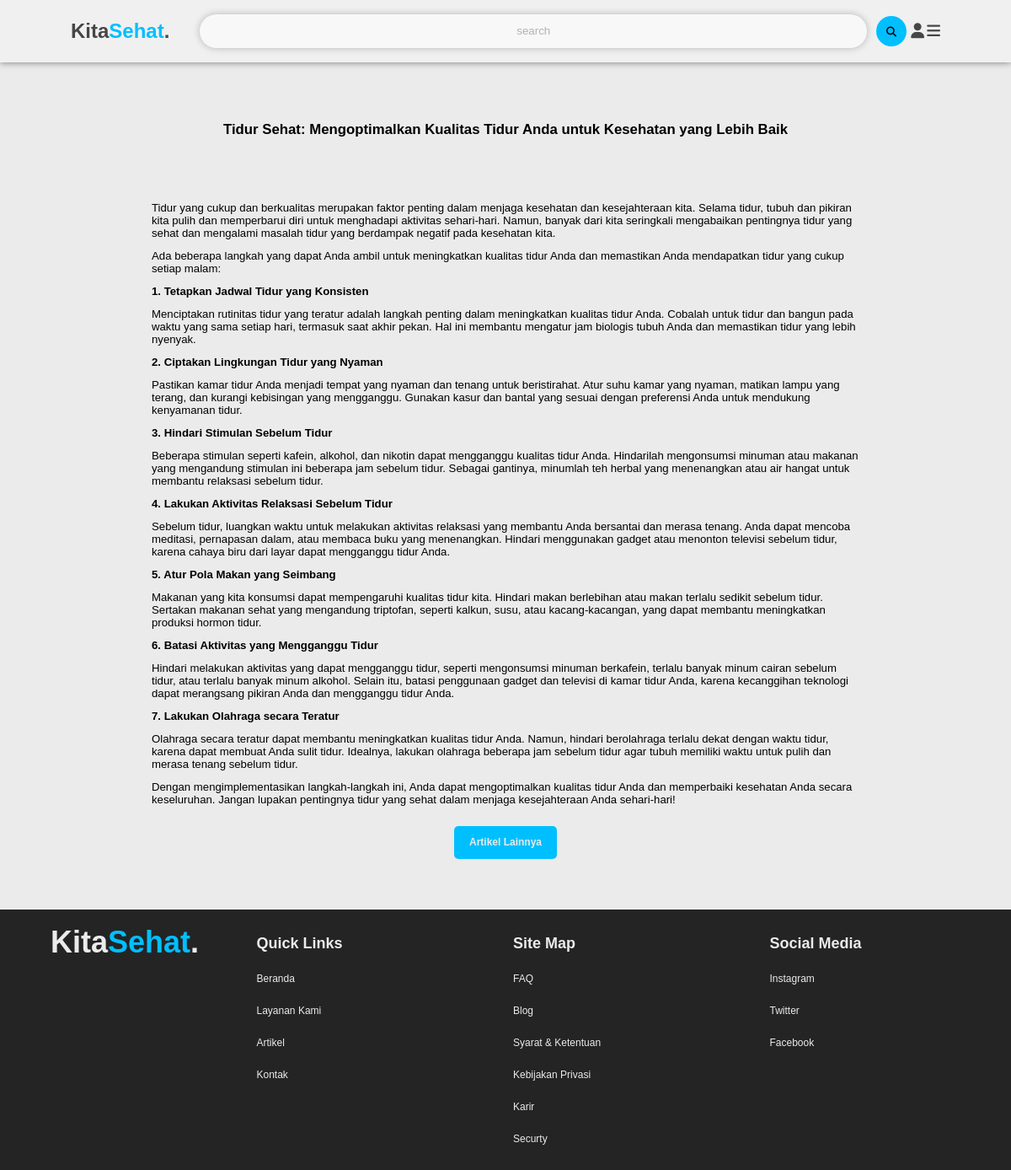
/artikel-detail.php?judul=Tidur Sehat: Mengoptimalkan Kualitas Tidur Anda untuk Kesehatan yang Lebih Baik, run on the app's committed database.
### tables this page shows
CREATE TABLE `artikel` (
  `id` int NOT NULL,
  `kategori_id` int NOT NULL,
  `judul` varchar(255) NOT NULL,
  `isi` text NOT NULL,
  `sinopsis` text NOT NULL,
  `gambar` varchar(100) NOT NULL
);

### artikel-detail.php (the view, shortened to what this page needs)
<?php
  require "inc/koneksi.php";
  $judul = htmlspecialchars($_GET['judul']);
  $queryArtikel = mysqli_query($conn, "SELECT * FROM artikel WHERE judul='$judul'");
  $artikel = mysqli_fetch_array($queryArtikel);
?>
<!DOCTYPE html>
<html lang="en">
<head>
  <link rel="stylesheet" href="https://cdnjs.cloudflare.com/ajax/libs/font-awesome/6.2.0/css/all.min.css"
 />
  <link rel="stylesheet" href="css/style.css">
  <link rel="stylesheet" href="css/artikel.css">
</head>
<body>
  <div class="navbar">
    <a href="index.php" class="navbar-logo">
      Kita<span>Sehat</span>.
    </a>
    <div class="search-box">
      <form action="artikel.php" method="get">
        <input type="text" name="search" id="srch" placeholder="search">
        <button type="submit"><i class="fa-solid fa-search"></i></button>
      </form>
    </div>
    <div class="hamburger">
    <a href="userpanel/userpanel.php"style="color: #464646"><i class="fa-solid fa-user fa-xl" ></i></a>
    </div>
  </div>
    <section id="detail" class="detail-artikel">
        <h3 style="margin-top: 2rem;"><?php echo $artikel['judul']; ?></h3>
    </section>
    <div class="main">
      <p><?php echo $artikel['isi']; ?></p>
    </div>
    <div class="selebihnya">
        <a href="artikel.php">Artikel Lainnya</a>
    </div>
  <section class="footer">
    <div class="box-container">
      <div class="box">
        <a href="#" class="navbar-logo">
          Kita<span>Sehat</span>.
        </a>
      </div>
      <div class="box">
        <h3>Quick Links</h3>
        <a href="#" class="link-footer">Beranda</a>
        <a href="#" class="link-footer">Layanan Kami</a>
        <a href="#" class="link-footer">Artikel</a>
        <a href="#" class="link-footer">Kontak</a>
      </div>
      <div class="box">
        <h3>Site Map</h3>
        <a href="#" class="link-footer">FAQ</a>
        <a href="#" class="link-footer">Blog</a>
        <a href="#" class="link-footer">Syarat & Ketentuan</a>
        <a href="#" class="link-footer">Kebijakan Privasi</a>
        <a href="#" class="link-footer">Karir</a>
        <a href="#" class="link-footer">Securty</a>
      </div>
      <div class="box">
        <h3>Social Media</h3>
        <a href="https://instagram.com/mmarsa245?igshid=MzNlNGNkZWQ4Mg==" class="link-footer">Instagram</a>
        <a href="#" class="link-footer">Twitter</a>
        <a href="#" class="link-footer">Facebook</a>
      </div>
    </div>
  </section>
</body>
</html>

### css/style.css (style rules this page uses)
:root { --primary: #00BFFF; --bg: #ebebeb; --sec: #464646; }
* { margin: 0; padding: 0; box-sizing: border-box; outline: none; border: none; text-decoration: none; }
html { scroll-behavior: smooth; }
body { font-family: 'Poppins', sans-serif; background-color: var(--bg); color: #fff; }
.navbar { display: flex; justify-content: space-between; align-items: center; padding: 1.4rem 7%; background-color: rgba(241, 241, 241, 0.9); box-shadow: 0 0 8px 0 rgba(0, 0, 0, 0.5); position: fixed; top: 0; left: 0; right: 0; z-index: 99; }
.navbar .navbar-logo { font-size: 2rem; font-weight: 700; color: var(--sec); }
.navbar .navbar-logo span { color: var(--primary); }
.footer { background-color: #242424; margin-top: 5rem; }
.footer .box-container { display: flex; flex-wrap: wrap; gap: 1.5rem; }
.footer .box-container .box { flex: 1 1 5rem; padding: 1.5rem 0; }
.footer .box-container .box h3 { color: var(--bg); font-size: 1.5rem; padding: 1rem 0; }
.footer .box-container .box .link-footer { display: block; color: var(--bg); font-size: 1rem; padding: 1rem 0; }
.footer .box-container .box .navbar-logo { padding-left: 5rem; font-size: 3rem; font-weight: 600; color: var(--bg); }
.footer .box-container .box .navbar-logo span { color: var(--primary); }
@media (max-width: 1366px) { html { font-size: 75%; } }

### css/artikel.css (style rules this page uses)
.navbar .search-box { flex: 1; position: relative; }
.navbar .hamburger a { color: black; }
.search-box input { border: none; outline: none; width: 90%; height: 40px; box-shadow: 0 0 8px 0 rgba(0, 0, 0, 0.5); color: gray; border-radius: 2rem; margin-left: 3rem; text-align: center; opacity: 0.5; }
.search-box button { cursor: pointer; width: 40px; height: 40px; border-radius: 30px; border: none; position: absolute; top: 0; right: 0; transform: scale(0.9); background-color: var(--primary); margin-right: 0.3rem; }
.selebihnya { display: flex; justify-content: center; margin-top: 2rem; }
.selebihnya a { text-decoration: none; display: inline-block; padding: 0.7rem 1.2rem; font-size: 1rem; font-weight: 700; color: var(--bg); background-color: var(--primary); border: 4px solid var(--primary); border-radius: 5px; }
.detail-artikel { margin-top: 10rem; display: flex; justify-content: center; }
.detail-artikel h3 { color: black; font-size: 1.4rem; }
.main { width: 70%; margin: 0 auto; }
.main p { color: black; margin-top: 1rem; font-size: 1.1rem; }

### data on the page
artikel: judul "Tidur Sehat: Mengoptimalkan Kualitas Tidur Anda untuk Kesehatan yang Lebih Baik", isi "Tidur yang cukup dan berkualitas merupakan faktor penting dalam menjaga kesehatan dan kesejahteraan kita. Selama tidur, tubuh dan pikiran kita pulih dan memperbarui diri untuk menghadapi aktivitas sehari-hari. Namun, banyak dari kita seringkali mengabaikan pentingnya tidur yang sehat dan mengalami masalah tidur yang berdampak negatif pada kesehatan kita. Ada beberapa langkah yang dapat Anda ambil untuk meningkatkan kualitas tidur Anda dan memastikan Anda mendapatkan tidur yang cukup setiap malam: 1. Tetapkan Jadwal Tidur yang Konsisten Menciptakan rutinitas tidur yang teratur adalah langkah penting dalam meningkatkan kualitas tidur Anda. Cobalah untuk tidur dan bangun pada waktu yang sama…"
